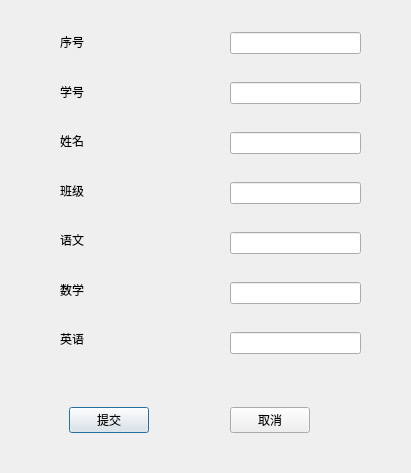
<?xml version="1.0" encoding="UTF-8"?>
<ui version="4.0">
 <class>updateDialog</class>
 <widget class="QDialog" name="updateDialog">
  <property name="geometry">
   <rect>
    <x>0</x>
    <y>0</y>
    <width>411</width>
    <height>473</height>
   </rect>
  </property>
  <property name="windowTitle">
   <string>Dialog</string>
  </property>
  <widget class="QWidget" name="verticalLayoutWidget">
   <property name="geometry">
    <rect>
     <x>60</x>
     <y>20</y>
     <width>71</width>
     <height>341</height>
    </rect>
   </property>
   <layout class="QVBoxLayout" name="verticalLayout">
    <item>
     <widget class="QLabel" name="idlabel">
      <property name="text">
       <string>序号</string>
      </property>
     </widget>
    </item>
    <item>
     <widget class="QLabel" name="studentLabel">
      <property name="text">
       <string>学号</string>
      </property>
     </widget>
    </item>
    <item>
     <widget class="QLabel" name="nameLabel">
      <property name="text">
       <string>姓名</string>
      </property>
     </widget>
    </item>
    <item>
     <widget class="QLabel" name="classanmeLabel">
      <property name="text">
       <string>班级</string>
      </property>
     </widget>
    </item>
    <item>
     <widget class="QLabel" name="chineseLabel">
      <property name="text">
       <string>语文</string>
      </property>
     </widget>
    </item>
    <item>
     <widget class="QLabel" name="mathLabel">
      <property name="text">
       <string>数学</string>
      </property>
     </widget>
    </item>
    <item>
     <widget class="QLabel" name="englisshLabel">
      <property name="text">
       <string>英语</string>
      </property>
     </widget>
    </item>
   </layout>
  </widget>
  <widget class="QWidget" name="verticalLayoutWidget_2">
   <property name="geometry">
    <rect>
     <x>230</x>
     <y>10</y>
     <width>131</width>
     <height>371</height>
    </rect>
   </property>
   <layout class="QVBoxLayout" name="verticalLayout_2">
    <item>
     <widget class="QLineEdit" name="idIineEdit"/>
    </item>
    <item>
     <widget class="QLineEdit" name="studentLineEdit"/>
    </item>
    <item>
     <widget class="QLineEdit" name="nameLineEdit"/>
    </item>
    <item>
     <widget class="QLineEdit" name="classnameLineEdit"/>
    </item>
    <item>
     <widget class="QLineEdit" name="chineseLineEdit"/>
    </item>
    <item>
     <widget class="QLineEdit" name="mathLineEdit"/>
    </item>
    <item>
     <widget class="QLineEdit" name="englishLineEdit"/>
    </item>
   </layout>
  </widget>
  <widget class="QWidget" name="horizontalLayoutWidget">
   <property name="geometry">
    <rect>
     <x>69</x>
     <y>390</y>
     <width>241</width>
     <height>61</height>
    </rect>
   </property>
   <layout class="QHBoxLayout" name="horizontalLayout">
    <item>
     <widget class="QPushButton" name="admitPushButton">
      <property name="text">
       <string>提交</string>
      </property>
     </widget>
    </item>
    <item>
     <spacer name="horizontalSpacer">
      <property name="orientation">
       <enum>Qt::Horizontal</enum>
      </property>
      <property name="sizeHint" stdset="0">
       <size>
        <width>40</width>
        <height>20</height>
       </size>
      </property>
     </spacer>
    </item>
    <item>
     <widget class="QPushButton" name="cancelPushButton">
      <property name="text">
       <string>取消</string>
      </property>
     </widget>
    </item>
   </layout>
  </widget>
 </widget>
 <resources/>
 <connections/>
</ui>
